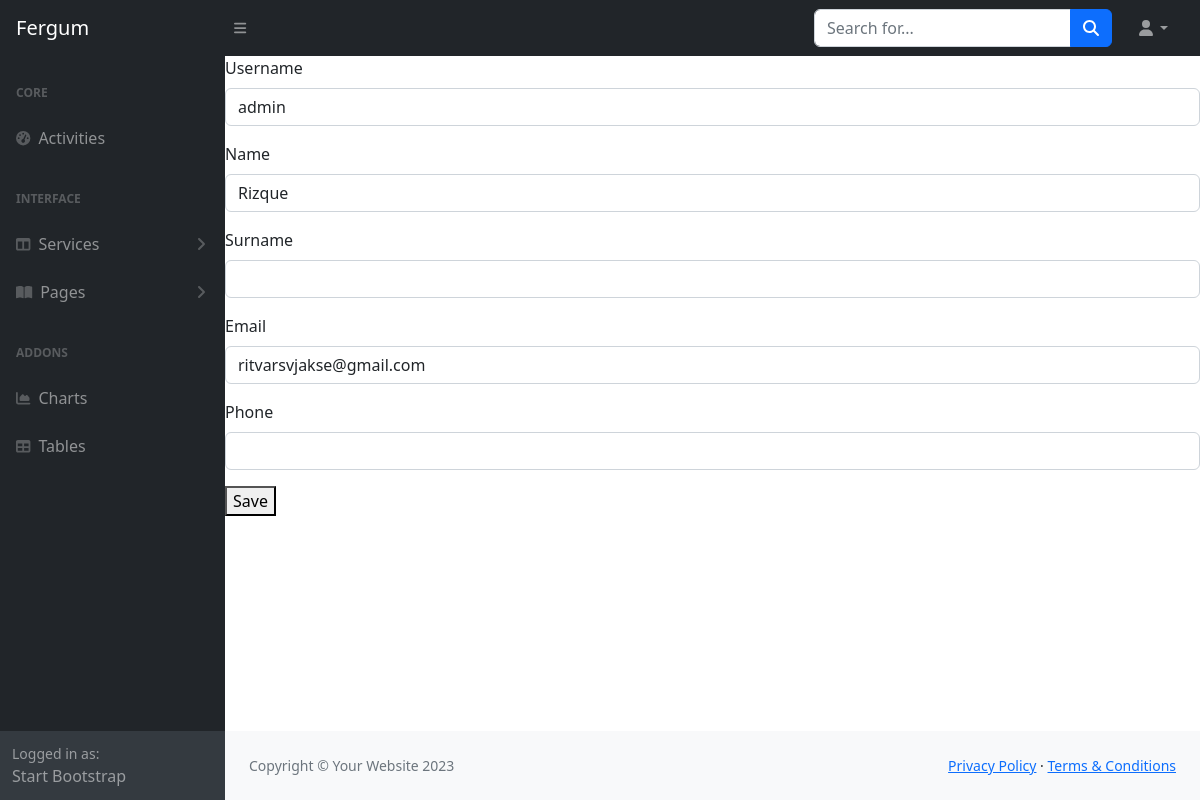
The page /edit-profile/ (signed in) on the database its author committed.
### users/models.py (models this page shows)
class Profile (models.Model):
    user = models.OneToOneField(
        User, on_delete=models.CASCADE, blank=True, null=True)
    username = models.CharField(max_length=100, blank=True, null=True)
    name = models.CharField(max_length=100, blank=True, null=True)
    surname = models.CharField(max_length=100, blank=True, null=True)
    email = models.EmailField(max_length=500, blank=True, null=True)
    phone = models.CharField(max_length=20, blank=True, null=True)

### users/views.py (the view)
# urls.py: path('edit-profile/', views.editProfile, name='edit-profile'),
@login_required(login_url='login')
def editProfile(request):
    profile = request.user.profile
    form = ProfileForm(instance=profile)
    if request.method == 'POST':
        form = ProfileForm(request.POST, request.FILES, instance=profile)
        if form.is_valid():
            form.save()
            return redirect('profile')
    context = {'form': form}
    return render(request, 'users/profile_form.html', context)

### users/forms.py
class ProfileForm(ModelForm):
    class Meta:
        model = Profile
        fields = '__all__'
        exclude = ['user']
    def __init__(self, *args, **kwargs):
        super(ProfileForm, self).__init__(*args, **kwargs)
        for name, field in self.fields.items():
            field.widget.attrs.update({'class': 'input'})

### users/templates/users/profile_form.html
{% extends "main.html" %} {% load crispy_forms_tags %} {% block content %}
<form method="post" enctype="multipart/form-data">
  {% csrf_token %} {{ form|crispy }}
  <button type="submit">Save</button>
</form>
{% endblock content %}

### rows shown on the page
Profile: username "admin", name "Rizque", email "ritvarsvjakse@gmail.com"
